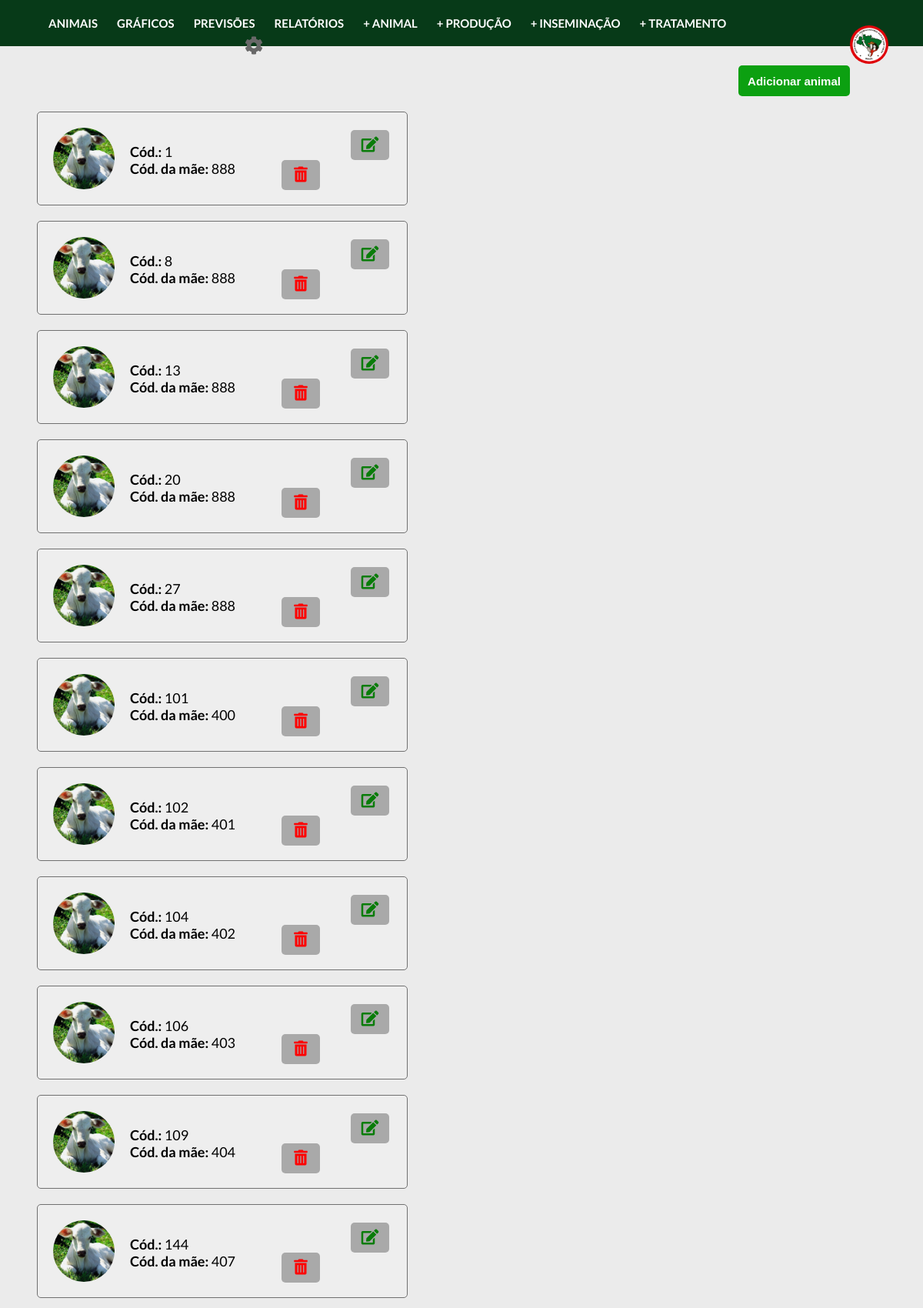
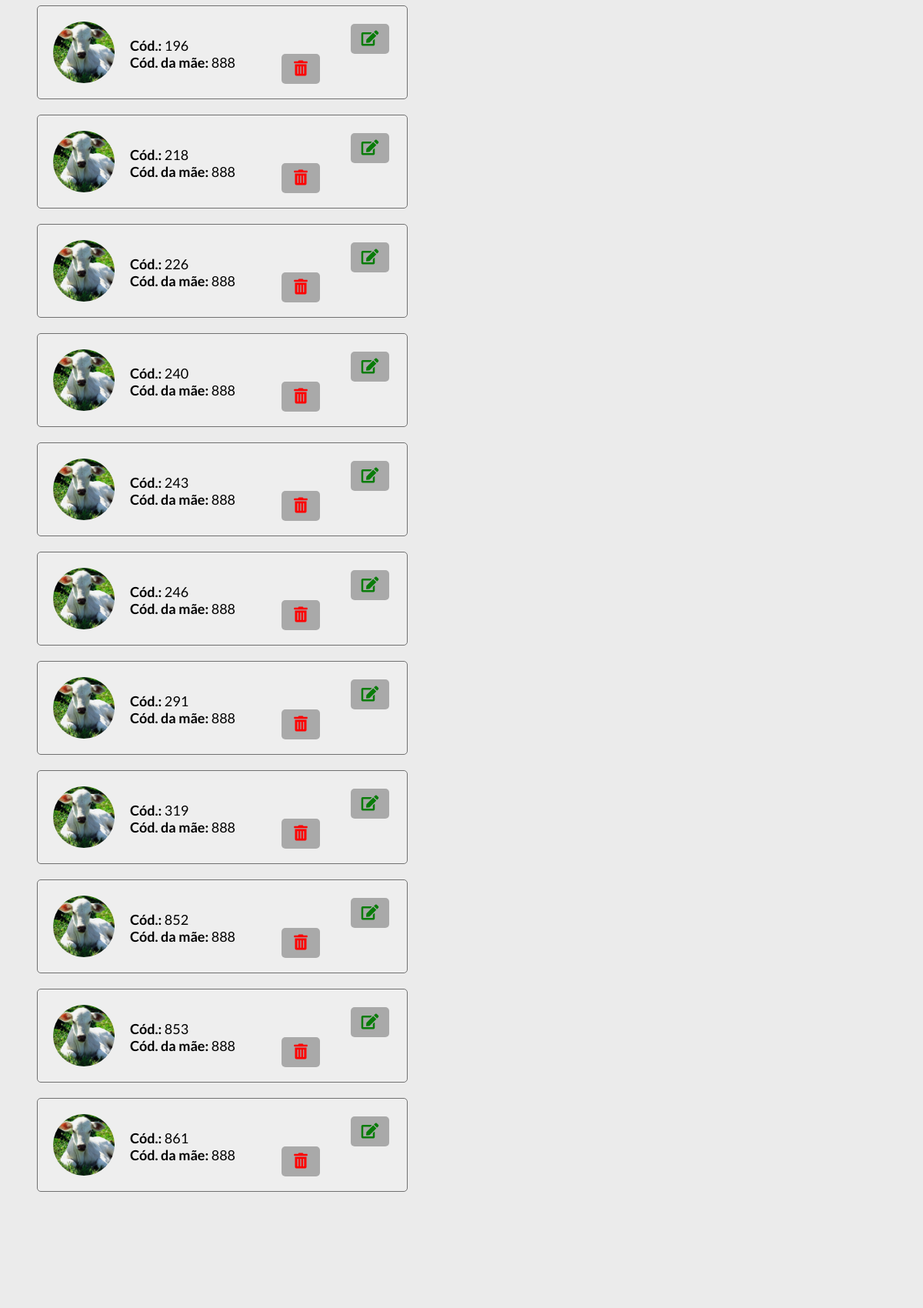
The app's page /controller/views/listaAnimal.php (upper part) with its own data (2 pictures, top to bottom).
### tables this page shows
create table animal(
  codAnimal INTEGER NOT NULL,
  dtNascimento DATE NOT NULL,
  codMae INTEGER NOT NULL,
  nomePai VARCHAR(30) NOT NULL,
  estadoVida VARCHAR(10) NOT NULL,
  nomeImagem VARCHAR(30) NOT NULL,
  PRIMARY KEY (codAnimal)
);

### controller/classes/Conexao.php (called while the page is built)
<?php
    class Conexao{
        public static $conexao;
        public static function conecta(){
            if(!isset(self::$conexao)){
                try{
                    self::$conexao = new PDO("mysql:host=localhost; dbname=projetointegrado", "admcooptar", "12345");
                }
                catch(PDOException $e){
                    echo "Erro de conexão: ". $e->getMessage();
                    die();
                }
            }
            return self::$conexao;
        }
    }
?>

### controller/classes/AnimalDAO.php (called while the page is built, shortened)
<?php
    require_once "Conexao.php";
    require_once "Animal.php";
    class AnimalDAO{
        public $conexao;
        public function __construct(){
            $this->conexao = Conexao::conecta();
        }
        public function listar(){
            try{
                $query = $this->conexao->prepare("select * from animal order by codAnimal");
                $query->execute();
                $registros = $query->fetchAll(PDO::FETCH_CLASS, "Animal");
                return $registros;
            }
            catch(PDOException $e){
                echo "Erro no acesso aos dados: ". $e->getMessage();
            }
        }
    }
?>

### controller/classes/Animal.php (called while the page is built, shortened)
<?php
    class Animal{
        private $codAnimal;
        private $codMae;
        private $nomeImagem;
        public function getCodAnimal(){
            return $this->codAnimal;
        }
        public function getCodMae(){
            return $this->codMae;
        }
        public function getNomeImagem(){
            return $this->nomeImagem;
        }
    }
?>

### controller/views/listaAnimal.php (the view, shortened to what this page needs)
<!DOCTYPE html>
<html lang="pt-br">
<head>
  <link href="../css/style.css" rel="stylesheet">
  <link href="../css/adicionar-animal.css" rel="stylesheet">
  <link href="../css/lista-animais.css" rel="stylesheet">
</head>
<body>
<?php require_once("../includes/header.php");?>
<div class="lista_animais">
    <button class="button-form-adicionar-animal" onclick="window.location.href='animalController.php?acao=adiciona'">Adicionar animal</button>
        <?php
        require_once "../controller/classes/AnimalDAO.php";
        $obj = new AnimalDAO();
        $lista = $obj->listar();
        if(count($lista) == 0){
            echo "Nenhuma animal encontrada.";
        }else{
            foreach ($lista as $animal){
        ?>
        <div class="animal">
            <div class="label">
                <div class="animal_img">
                    <img src="../img/<?=$animal->getNomeImagem()?>" alt="imagem_animal">
                </div>
                <div class="animal_descricao">
                    <strong>Cód.: </strong> <?=$animal->getCodAnimal()?> <br>
                    <strong>Cód. da mãe: </strong> <?=$animal->getCodMae() ?>
                </div>
                <div>
                    <button class="button-edit" onclick="window.location.href='animalController.php?acao=altera&codAnimal=<?=$animal->getCodAnimal() ?>'"><i class="fa fa-edit fa-1x"></i></button>
                    <button class="button-delete" onclick='verificarExcluir(<?=$animal->getCodAnimal()?>)'><i class="fa fa-trash-alt fa-1x"></i></button>
                </div>
            </div>
        </div>
    <?php
        }
      }
    ?>
  </div>
  <?php require_once("../includes/footer.php");?>
</body>

### includes/header.php (shortened to what this page needs)
<!DOCTYPE html>
<html lang="pt-br">
<head>
    <link href="https://cdnjs.cloudflare.com/ajax/libs/font-awesome/5.11.2/css/all.min.css" rel="stylesheet" />
    <link href="../css/style.css" rel="stylesheet">
    <link href="../css/adicionar-animal.css" rel="stylesheet">
    <link href="../css/lista-animais.css" rel="stylesheet">
    <link href="../css/graficos.css" rel="stylesheet">
    <link href="../css/relatorios.css" rel="stylesheet">
    <link href="../css/previsoes.css" rel="stylesheet">
    <link href="../css/configuracoes.css" rel="stylesheet">
    <link rel="stylesheet" href="../../css/style.css">
    <link rel="stylesheet" href="../../css/login.css">
</head>
<body>
    <header>
        <ul>
            <li><a href="../controller/animalController.php">Animais</a></li>
            <li><a href="../views/graficos.php">Gráficos</a></li>
            <li><a href="../views/previsoes.php">Previsões</a></li>
            <li><a href="../controller/relatorioController.php?acao=filtro&field_mes=00">Relatórios</a></li>
            <li><a href="../controller/animalController.php?acao=adiciona">+  Animal</a></li>
            <li><a href="../controller/producaoController.php?acao=adiciona">+  Produção</a></li>
            <li><a href="../controller/inseminacaoController.php?acao=adiciona">+  Inseminação</a></li>
            <li><a href="../controller/tratamentoController.php?acao=adiciona">+  Tratamento</a></li>
            <a class="icone-configuracoes" href="../views/configuracoes.php"><i class="fas fa-cog"></i></a>
        </ul>
        <a class="logo-header" href="../index.php"><img title="Logo do mst" src="/img/mst.png" /></a>
    </header>
</body>

### includes/footer.php (shortened to what this page needs)
<!DOCTYPE html>
<html lang="pt-br">
<head>
    <link href="../css/footer.css" rel="stylesheet">
</head>
<body>
</body>

### css/style.css (style rules this page uses)
:root { --primary-color: #073a18; }
body { font-family: 'Lato', sans-serif; margin: 0; transition: transform 0.3s; background-color: #ebebeb; }
header { background-color: var(--primary-color); color: #fff; font-size: 130%; height: 60px; position: relative; padding: 0px 15px; }
header ul { list-style-type: none; margin: 0; text-decoration: none; }
header ul li { list-style: none; padding-top:15px; display: inline-block; }
.icone-configuracoes { text-decoration: none; margin-left: 250px; font-size:25px; padding: 13px; margin-top: 30px; }
.icone-configuracoes i { color: rgb(104, 104, 104); font-size:24px; }
header ul li a { padding: 8px; font-size:15px; font-weight: 600; color: #fff; text-decoration: none; transition: 0.5s; line-height: 25px; border-radius: 4px; text-transform: uppercase; margin-right: 5px; }
button, input[type='submit'] { border: 0; border-radius: 5px; color: #fff; cursor: pointer; padding: 8px 12px; }
.logo-header { float: right; margin-right: 30px; margin-top:-40px; }
.logo-header img { border-radius: 40px; width: 50px; height: 50px; margin-top: 0px; }

### css/adicionar-animal.css (style rules this page uses)
.button-form-adicionar-animal { background-color: #0ca011; color: white; padding: 10px; margin: 15px 0 0 10vw; border: none; cursor: pointer; width: 15vw; margin-left: 80vw; height: 40px; font-size: 15px; font-weight: bold; }

### css/lista-animais.css (style rules this page uses)
.lista_animais { display: flex; flex-direction: row; justify-content: flex-start; flex-wrap: wrap; margin-top: 10px; }
.animal { cursor: pointer; width: 40vw; height: 120px; font-size: 15px; background-color: #eeeeee; border: 1px solid #707070; margin: 20px 4vw 0 4vw; border-radius: 5px; transition: 0.3s; }
.animal img { height: 80px; width: 80px; border-radius: 40px; margin: 0px 20x 0 20px; }
.animal .label { display: flex; margin-top: 20px; margin-left: 20px; align-items: center; }
.animal_descricao { margin-left: 20px; font-size: 18px; width: 50%; display: block; flex-direction: column; }
.button-delete { background-color: #4d4d4d6e; color: #ff0000; font-size: 20px; width: 50px; margin-left: 10px; }
.button-edit { background-color: #4d4d4d6e; color: #097c09; font-size: 20px; width: 50px; margin-left: 100px; }

### css/login.css (style rules this page uses)
a { text-decoration: none; color: #212121; }

### records on screen
animal: nomeImagem (picture), codAnimal "1", codMae "888"
animal: nomeImagem (picture), codAnimal "8", codMae "888"
animal: nomeImagem (picture), codAnimal "13", codMae "888"
animal: nomeImagem (picture), codAnimal "20", codMae "888"
animal: nomeImagem (picture), codAnimal "27", codMae "888"
animal: nomeImagem (picture), codAnimal "101", codMae "400"
animal: nomeImagem (picture), codAnimal "102", codMae "401"
animal: nomeImagem (picture), codAnimal "104", codMae "402"
animal: nomeImagem (picture), codAnimal "106", codMae "403"
animal: nomeImagem (picture), codAnimal "109", codMae "404"
animal: nomeImagem (picture), codAnimal "144", codMae "407"
animal: nomeImagem (picture), codAnimal "196", codMae "888"
animal: nomeImagem (picture), codAnimal "218", codMae "888"
animal: nomeImagem (picture), codAnimal "226", codMae "888"
animal: nomeImagem (picture), codAnimal "240", codMae "888"
animal: nomeImagem (picture), codAnimal "243", codMae "888"
animal: nomeImagem (picture), codAnimal "246", codMae "888"
animal: nomeImagem (picture), codAnimal "291", codMae "888"
animal: nomeImagem (picture), codAnimal "319", codMae "888"
animal: nomeImagem (picture), codAnimal "852", codMae "888"
animal: nomeImagem (picture), codAnimal "853", codMae "888"
animal: nomeImagem (picture), codAnimal "861", codMae "888"
